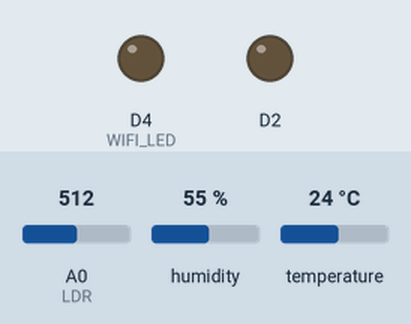
Recording of a sketch running on a simulated ESP8266 (NodeMCU). Parts: output pins drawn as LEDs (lit = HIGH). The test bench sets the inputs (shaded band); at power-on: A0 (LDR) = 512, humidity 55 %, temperature 24 °C. WiFi joins after 1.5 s; servers stay silent unless stated; what the sketch prints to the serial monitor is not drawn.

Above: at 0.1 s.
At 1.7 s:
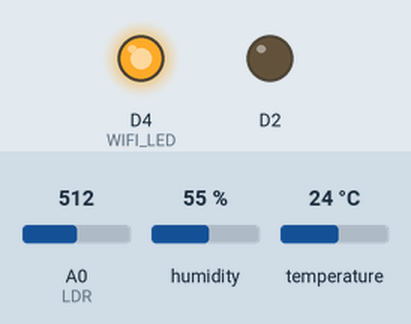
Timing chart, 0 to 3.4 s (numbered marks = the images above):
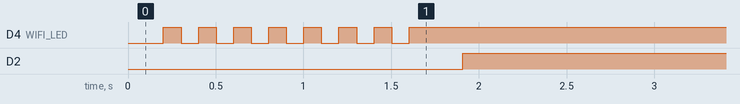

The sketch:

auction.ino
```cpp
// Setting up ESP8266 libraries and WiFi
#include <ESP8266WiFi.h>
#define WIFI_SSID "Your WiFi SSID"
#define WIFI_PASSWORD "Your WiFi Password"
#define WIFI_LED BUILTIN_LED

// Setting up DHT sensor dependencies, pin and object variables
#include "DHT.h"
#define DHT_PIN_DATA 5
DHT dht(DHT_PIN_DATA);

// Setting up Firebase with mandatory details
#include <FirebaseArduino.h>
#define FIREBASE_HOST "Your database URL"
#define FIREBASE_AUTH "Your database secret"

// Sensor Data Variables
float humidity;
float temperature;
int ldr;

void setup() {

  Serial.begin(9600);

  pinMode(WIFI_LED, OUTPUT);
  pinMode(D2, OUTPUT);
  WiFi.begin(WIFI_SSID, WIFI_PASSWORD);

  while(WiFi.status() != WL_CONNECTED) {
    delay(100);
    digitalWrite(LED_BUILTIN, LOW);
    delay(100);
    digitalWrite(LED_BUILTIN, HIGH);
    Serial.print(".");
  }

  Serial.println("");
  Serial.println("WiFi Connected");
  digitalWrite(BUILTIN_LED, HIGH);
  Serial.println("IP Address: ");
  Serial.println(WiFi.localIP());

  // Initializing DHT sensor
  dht.begin();

  // Initializing Firebase connection
  Firebase.begin(FIREBASE_HOST);
}

void loop() {

  humidity = dht.readHumidity();    // Retrieving humidity data
  temperature = dht.readTempC();    // Retrieving temperature data

  Firebase.setInt("/humidity", int(humidity));    // Updating humidity data to Firebase
  Firebase.setInt("/temperature", int(temperature));    // Updating temperature data to Firebase

  ldr = analogRead(A0);   // Retrieving LDR data
  ldr = map(ldr, 0, 1023, 0, 100);
  if(ldr >= 70) {
    digitalWrite(D2, LOW);
  } else {
    digitalWrite(D2, HIGH);
  }
  Firebase.setInt("/light", ldr);   // Updating LDR data to Firebase
}
```

Measured:
- by itself, D2: LOW → HIGH at 1.9 s
